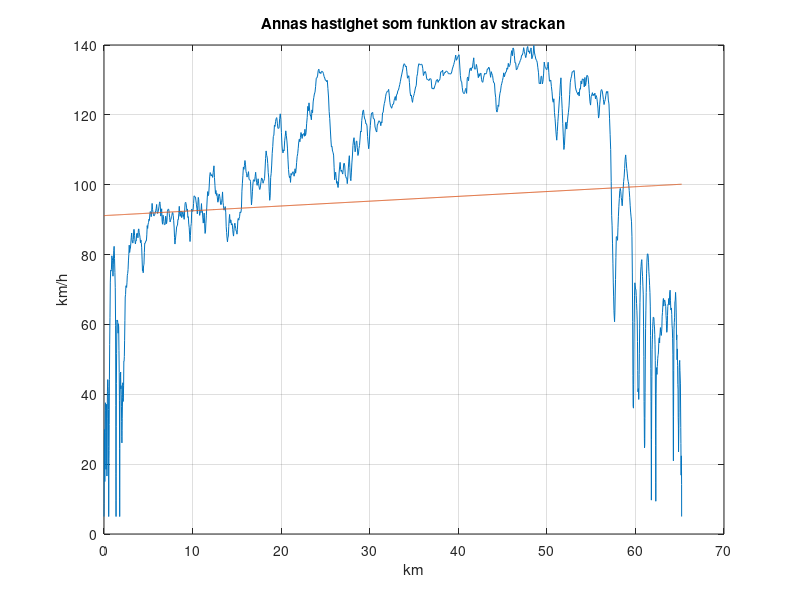

Write MATLAB code to recreate this figure.
%Skapa graf
load('Projekt_initial_data.mat')
y=polyval(polyfit(anna_distance_km,anna_speed_kmph,1),anna_distance_km)
plot(anna_distance_km,anna_speed_kmph,anna_distance_km,y)
title('Annas hastighet som funktion av strackan');
ylabel('km/h');
xlabel('km');
grid on
